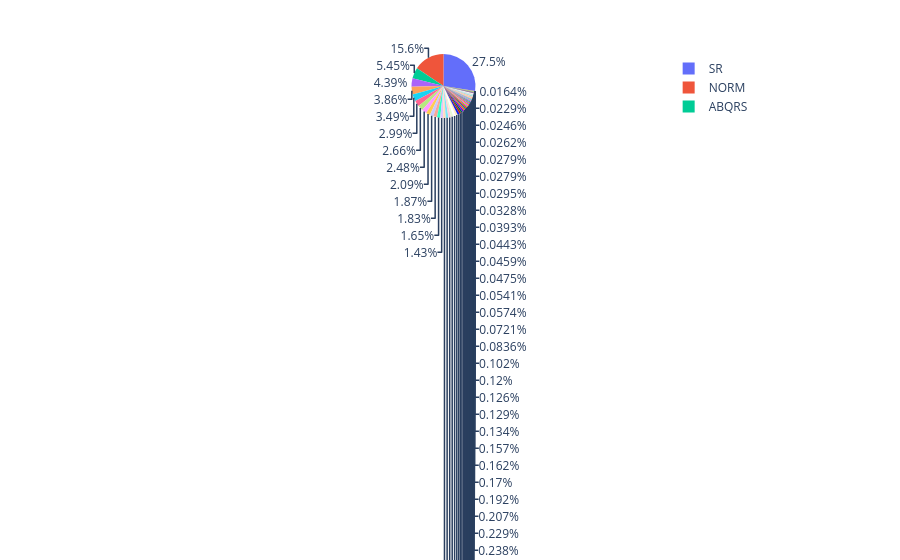

Write notebook code for a chart like this one.
### Code cell
px.pie(names=codes)

### Figure 1 — Plotly figure (JSON) as saved in the notebook; plotly's stock layout.template omitted (floating-point values rounded to 4 significant figures; data arrays with more than 128 entries replaced by an {"elided": "..."} marker saying what was removed)
{"data": [{"domain": {"x": [0, 1], "y": [0, 1]}, "hovertemplate": "label=%{label}<extra></extra>", "labels": {"elided": "61007 str values"}, "legendgroup": "", "name": "", "showlegend": true, "type": "pie"}], "layout": {"legend": {"tracegroupgap": 0}, "margin": {"t": 60}}}
